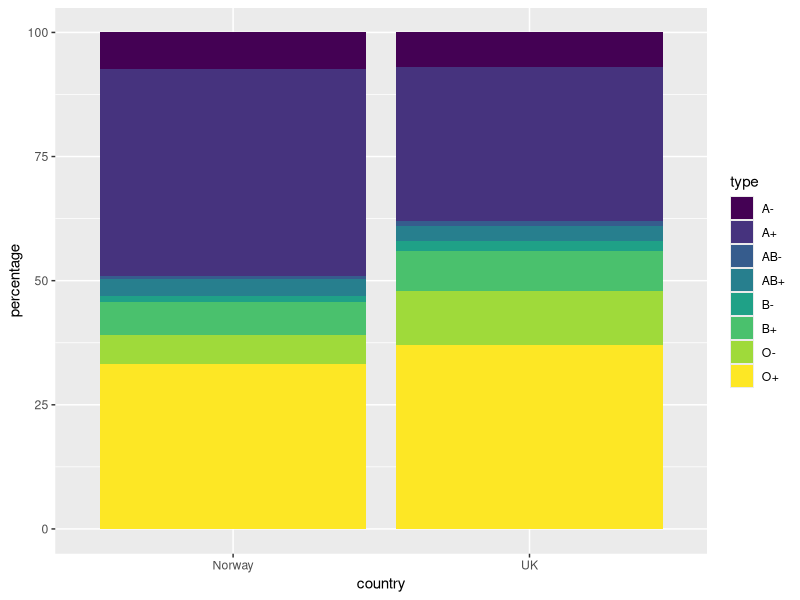
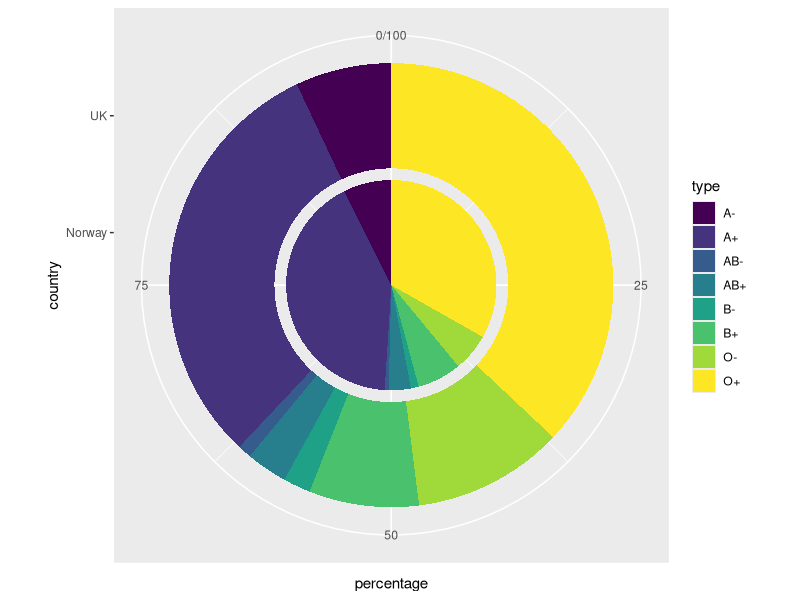
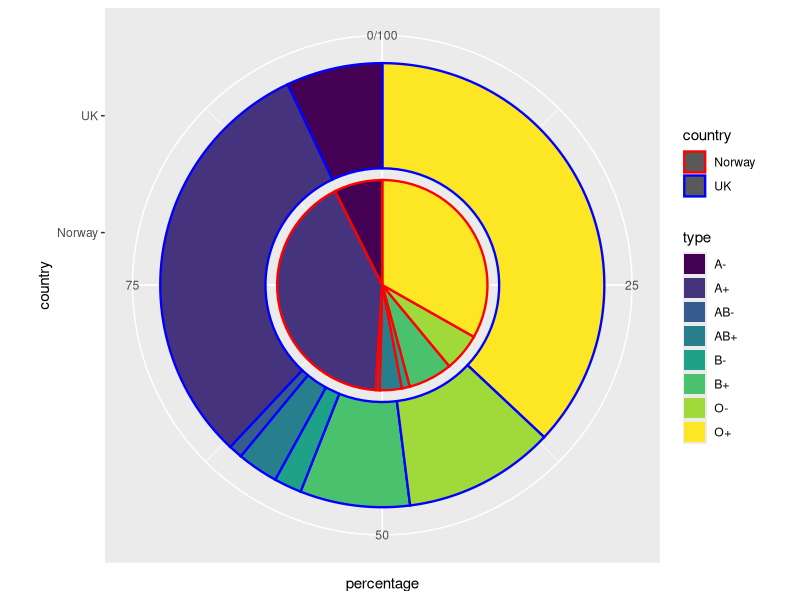
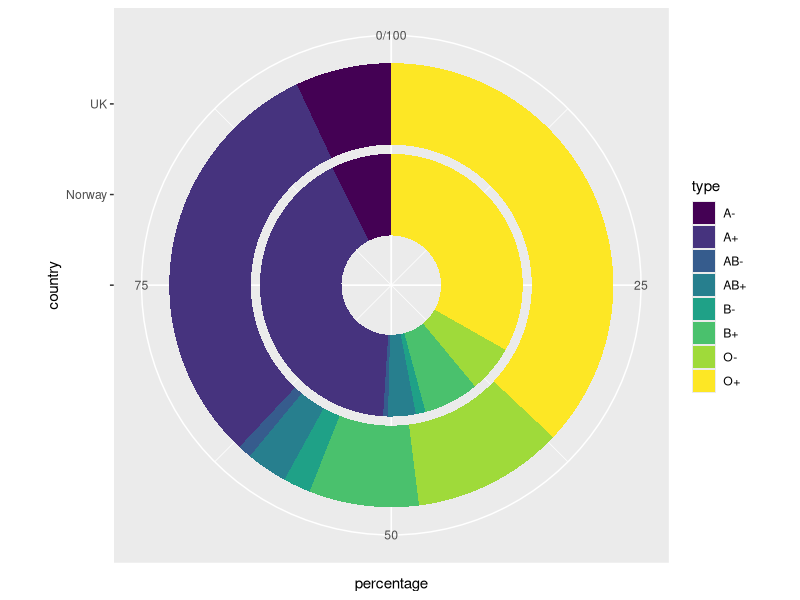
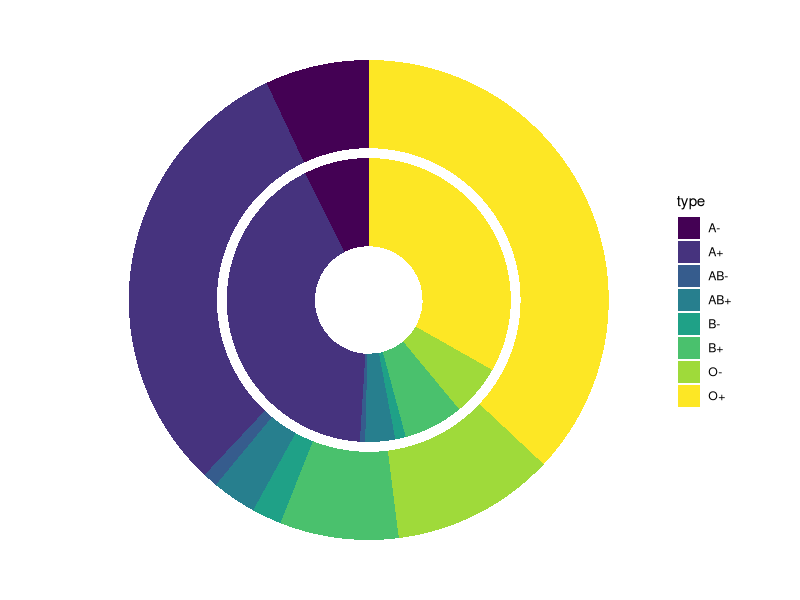

The R source for these figures, in order:
## ---- chunk 1
knitr::opts_chunk$set(echo = TRUE, fig.align = "center")

# title: Creating a multiple pie/donut chart
# author: jonathan
# revised: 5/4/2020

WEB <- c("https://bioceed.uib.no/dropfolder/bioSTATS/Rmd/Visualizing/Multiple/multiple-pie.html")
GIT <- c("https://github.com/jonathansoule/biostats/blob/master/Visualizing/Multiple/multiple-pie.Rmd")
library(ggplot2)
type <- rep(c("O+", "A+", "B+", "AB+", "O-", "A-", "B-", "AB-"), 2)
country <- c(rep("Norway", 8), rep("UK", 8))
percentage <- c(
  33.2, 41.6, 6.8, 3.4, 5.8, 7.4, 1.2, 0.6,
  37.0, 31.0, 8.0, 3.0, 11.0, 7.0, 2.0, 1.0
)
## ---- chunk 2
# dataframe
df <- data.frame(type, country, percentage)
# structure of the dataframe
str(df)
## ---- chunk 3
ggplot(df, aes(x = country, y = percentage, fill = type)) +
  geom_col() +
  scale_fill_viridis_d()
## ---- chunk 4
ggplot(df, aes(x = country, y = percentage, fill = type)) +
  geom_col() +
  scale_fill_viridis_d() +
  coord_polar("y")
## ---- chunk 5
ggplot(df, aes(x = country, y = percentage, fill = type, color = country)) +
  geom_col(size = .8) +
  scale_color_manual(values = c("red", "blue")) +
  scale_fill_viridis_d() +
  coord_polar("y")
## ---- chunk 6
ggplot(df, aes(x = country, y = percentage, fill = type)) +
  geom_col() +
  scale_x_discrete(limits = c(" ", "Norway", "UK")) +
  scale_fill_viridis_d() +
  coord_polar("y")
## ---- chunk 7
ggplot(df, aes(x = country, y = percentage, fill = type)) +
  geom_col() +
  scale_x_discrete(limits = c(" ", "Norway", "UK")) +
  scale_fill_viridis_d() +
  coord_polar("y") +
  theme_void()
